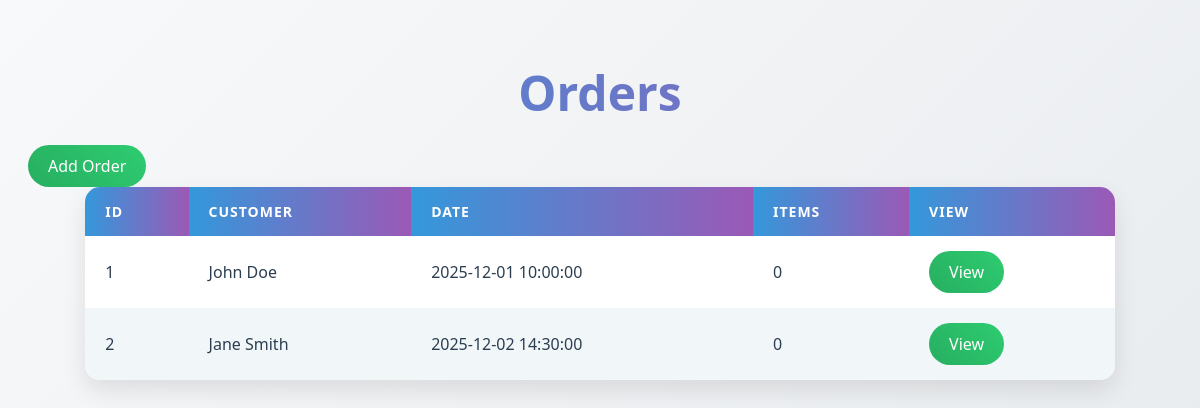
Before: /list_orders.php with the older database file.
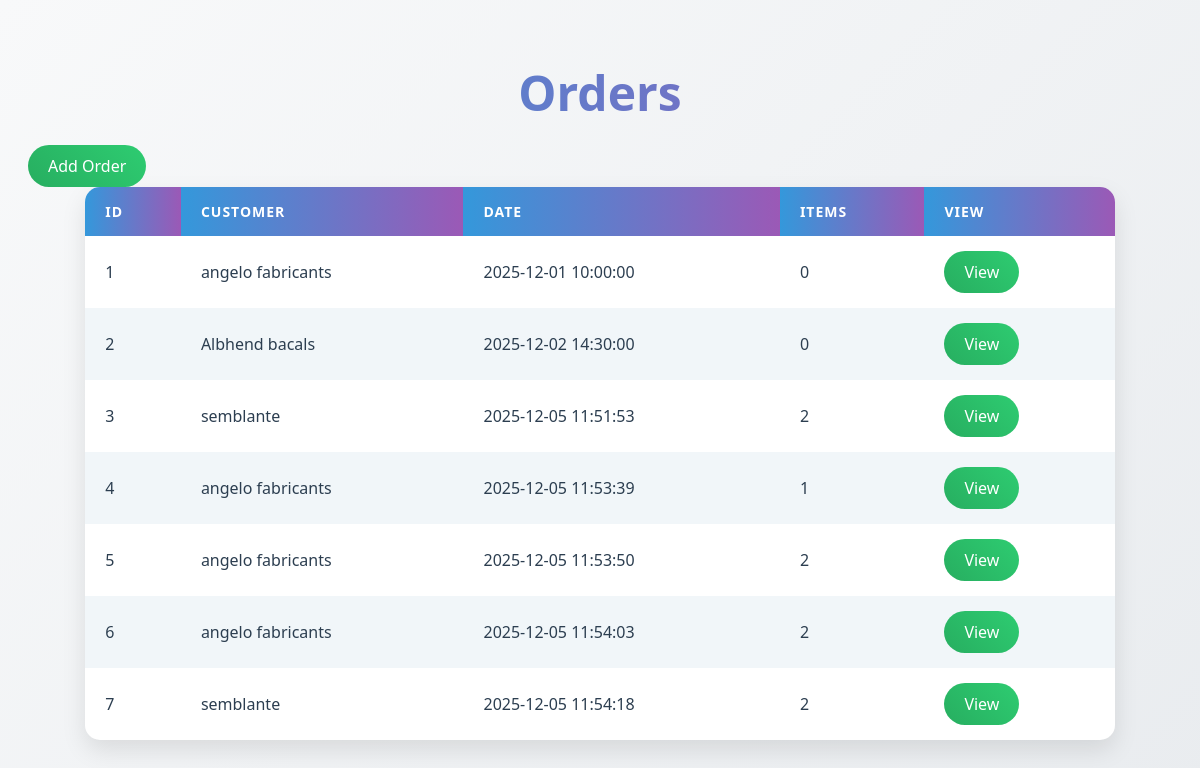
After: the same page with the newer database file.
### tables this page shows
CREATE TABLE `orders` (
  `id` int(11) NOT NULL,
  `customer_id` int(11) NOT NULL,
  `order_date` datetime DEFAULT current_timestamp()
);

CREATE TABLE `customers` (
  `id` int(11) NOT NULL,
  `name` varchar(150) NOT NULL,
  `email` varchar(150) NOT NULL,
  `phone` varchar(50) DEFAULT NULL
);

### list_orders.php (the view, shortened to what this page needs)
<?php
include 'database.php';
$sql = "SELECT o.id, c.name AS customer, o.order_date, COUNT(oi.id) AS items
        FROM orders o
        JOIN customers c ON o.customer_id=c.id
        LEFT JOIN order_items oi ON o.id=oi.order_id
        GROUP BY o.id";
$res = $conn->query($sql);
?>
<!DOCTYPE html>
<html>
<head>
    <link rel="stylesheet" href="style.css">
</head>
<body>
<h1 class="page-title">Orders</h1>
<div class="top-bar">
    <a class="button add-btn" href="add.php">Add Order</a>
</div>
<div class="table-container">
<table class="styled-table">
    <thead>
        <tr>
            <th>ID</th>
            <th>Customer</th>
            <th>Date</th>
            <th>Items</th>
            <th>View</th>
        </tr>
    </thead>
    <tbody>
        <?php while($r = $res->fetch_assoc()): ?>
        <tr>
            <td><?= $r['id'] ?></td>
            <td><?= $r['customer'] ?></td>
            <td><?= $r['order_date'] ?></td>
            <td><?= $r['items'] ?></td>
            <td>
                <a class="button view-btn" href="view_order_details.php?id=<?= $r['id'] ?>">View</a>
            </td>
        </tr>
        <?php endwhile; ?>
    </tbody>
</table>
</div>
</body>
</html>

Changed rows visible on the page:
changed through a linked row, orders id 1: customer.name "John Doe" → "angelo fabricants"
changed through a linked row, orders id 2: customer.name "Jane Smith" → "Albhend bacals"
added orders: id "3", customer.name "semblante", order_date "2025-12-05 11:51:53", items "2"
added orders: id "4", customer.name "angelo fabricants", order_date "2025-12-05 11:53:39", items "1"
added orders: id "5", customer.name "angelo fabricants", order_date "2025-12-05 11:53:50", items "2"
added orders: id "6", customer.name "angelo fabricants", order_date "2025-12-05 11:54:03", items "2"
added orders: id "7", customer.name "semblante", order_date "2025-12-05 11:54:18", items "2"
